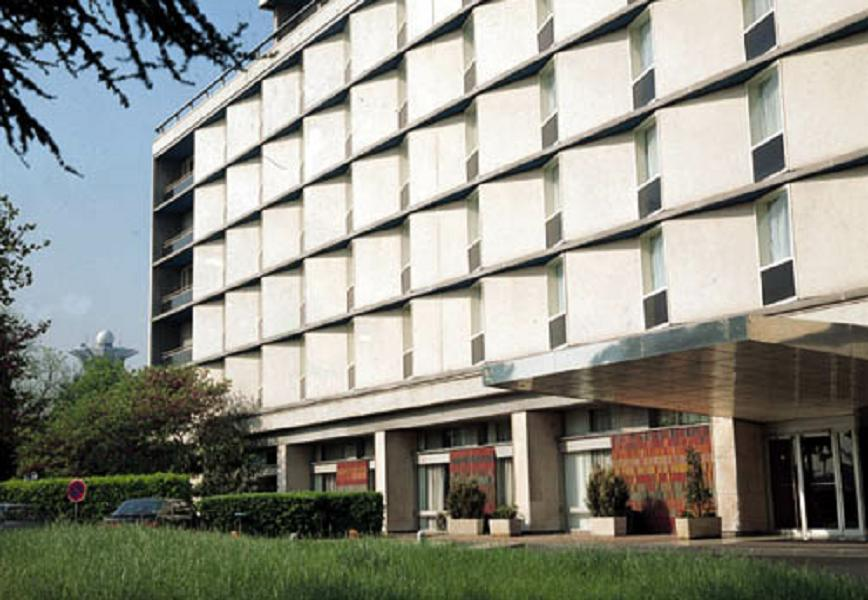
//> input picture robot_drawing/opencv/building.jpg, 868 x 600 px
$ ./h_transform building.jpg mona.jpg   (built with g++ and OpenCV 4)
//> lines starting //> are read from the running program, lines starting //| are printed output that depends on the picture
/* This is a standalone program. Pass an image name as the first parameter
of the program.  Switch between standard and probabilistic Hough transform
by changing "#if 1" to "#if 0" and back */
#include <opencv2/core/core.hpp>
#include <opencv2/highgui/highgui.hpp>
#include <opencv2/imgproc/imgproc.hpp>
#include <math.h>
#include <iostream>


//file io
#include <cstdlib>
#include <iostream>
#include <string>
#include <fstream>
#include <sstream>
#include <cstring>

#define PIXELS_PER_METER 3779.5275593333;

using namespace cv;
using namespace std;

static string fileName;


void writeToFile(vector<Vec4i> points, string cmdCode){
  double valx, valy;
  bool contiguous = false;
  std::string fileDir = fileName + ".cdcode";
    ofstream filestr(fileDir.c_str());
    for(int r = 0; r < points.size(); r++){
	if(!contiguous)
		filestr << cmdCode;
      for(int g = 0; g < 4; g+=2){
         valx = points[r][g] / PIXELS_PER_METER;
         valy = points[r][g+1] / PIXELS_PER_METER;
        filestr << " X:" << valx << " Y:" << valy;
      }
      filestr << endl;
   }
   filestr.close();
}
//stuffed animals made from kid's drawings
int main(int argc, char** argv)
{
    Mat src, dst, color_dst, thresh_dst;
    if( argc < 2 || !(src=cv::imread(argv[1], 0)).data)
        return -1;
    if(argc = 3)
		fileName = argv[2];
	else
		fileName = "sampleOutput";

    cv::Canny( src, dst, 200, 300, 5, true);
    cv::cvtColor( dst, color_dst, CV_GRAY2BGR );
    //threshold( src, thresh_dst, 0, 255, 1 );
    //bitwise_not ( dst, dst );

    vector<Vec4i> lines;
    vector<Vec4i> meterLines;
    cv::HoughLinesP( dst, lines, 1, CV_PI/180, 5, 60, 40 );
    for(size_t i = 0; i < lines.size(); i++ )
    {
    	std::cout << "x1: " << lines[i][0] << " y1: " << lines[i][1] << " x2: " << lines[i][2] << " y2: " << lines[i][3] << std::endl;
        line( color_dst, Point(lines[i][0], lines[i][1]),
            Point(lines[i][2], lines[i][3]), Scalar(0,0,255), 2, 8 );
    }
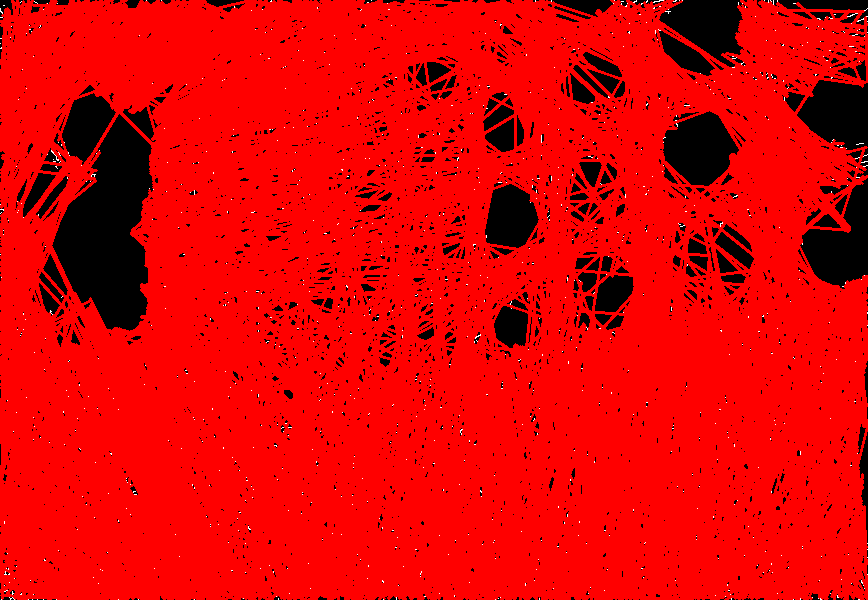
//> color_dst: 600 rows x 868 cols, CV_8UC3; mean B, G, R 0.7, 0.7, 223.2
    writeToFile(lines, "P2P");
    std::cout << "Size of lines vector: " << lines.size() << std::endl;

    namedWindow( "Source", 1 );
    imshow( "Source", src );
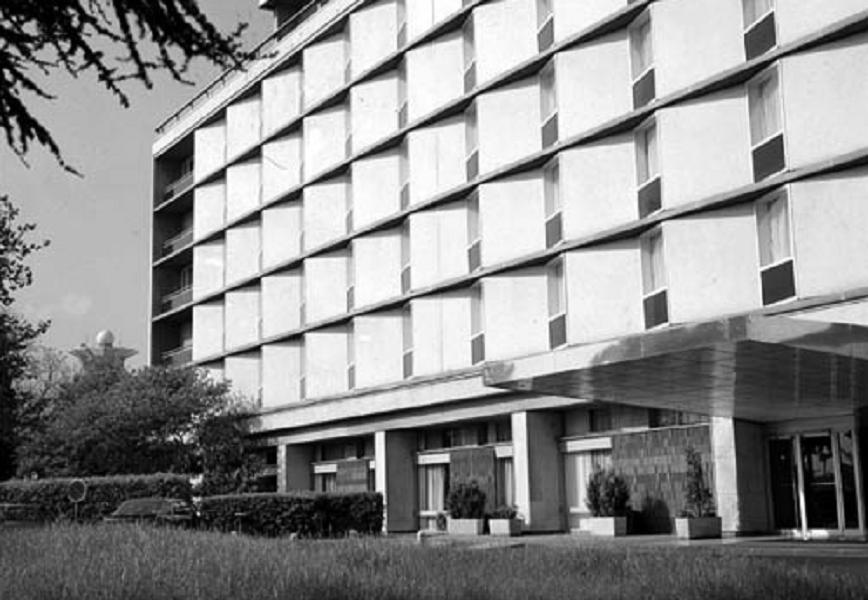
//> window 'Source': 600 rows x 868 cols, CV_8UC1; min 0, max 255, mean 142.3
    namedWindow( "Detected Lines", 1 );
    imshow( "Detected Lines", color_dst );
    threshold( dst, color_dst, 0, 255,3 );
    imshow( "Detected Lines", color_dst );
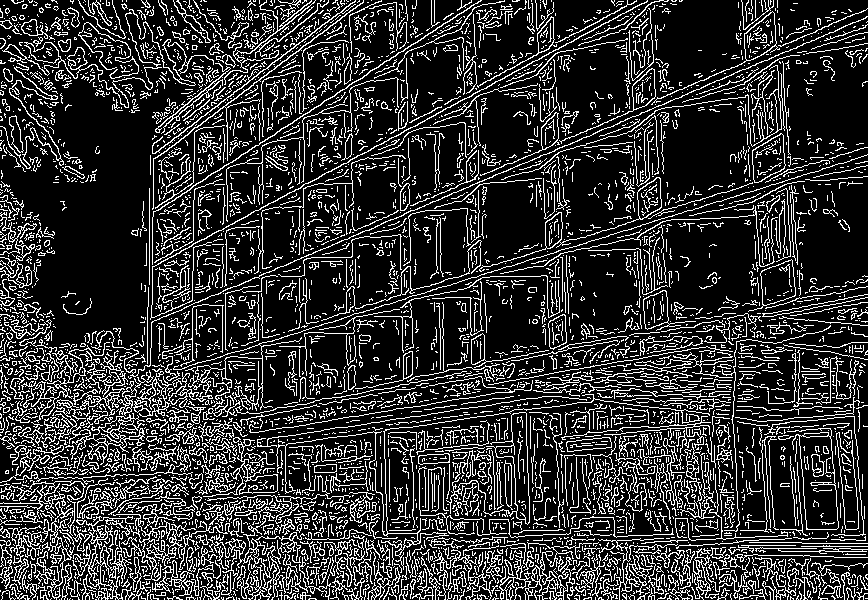
//> window 'Detected Lines': 600 rows x 868 cols, CV_8UC1; 19.9% white in thin lines or dots

    waitKey(0);
    return 0;
}
